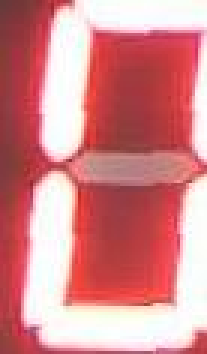
#> input picture digits/0/0_04_01_2024_12_49_16.jpeg, 69 x 118 px (shown 3 times larger); its folder holds only this picture in this run
$ jupyter execute Image_Preparation.ipynb
#> lines starting #> are read from the running program, lines starting #| are printed output that depends on the picture
# Image preparation

The original image size is 55x90 pixels with a color depth of 3 (RGB).
The below code can be used to transform the images in an input directory (Input_dir) to the right size (20x32 pixels) into an output directory (Output_dir). Inside the directory the pictures are stored in subdirectories according their labeling (0 ... 9).
Any other image converter can be used as well.

[cell 1]
import glob
import os
from PIL import Image

input_dir = r'../digits'
output_dir = 'digits_resized'

if not os.path.exists(output_dir):
    os.mkdir(output_dir)

target_size_x = 20
target_size_y = 32

[cell 2]
files = glob.glob(output_dir + '/*.jpg')
i = 0
for f in files:
    os.remove(f)
    i=i+1
print(str(i) + " files have been deleted.")

[cell 3]
files = glob.glob(input_dir + '/*/*.jpeg', recursive=True)
files = files + glob.glob(input_dir + '/*.png')
files = files + glob.glob(input_dir + '/*.bmp')
count = 0
for aktfile in files:
    count = count + 1
    if not count % 250:
        print(str(count) + " ...")
    test_image = Image.open(aktfile)
#> test_image is the input picture: PIL image 69x118 RGB; mean R, G, B 212.6, 135.5, 138.8
    test_image = test_image.convert('RGB')
    test_image = test_image.resize((target_size_x, target_size_y), Image.NEAREST)
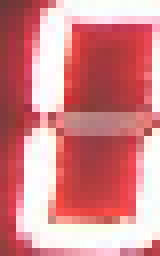
#> test_image: PIL image 20x32 RGB (shown 8 times larger); mean R, G, B 212.7, 134.9, 138.3
    base=os.path.basename(aktfile)
    base = os.path.splitext(base)[0] + ".jpg"
    save_name = output_dir + '/' + base
#    print("in: " + aktfile + "  -  out: " + save_name)
    test_image.save(save_name, "JPEG")
#> pass 2 of the loop `for aktfile in files:`:
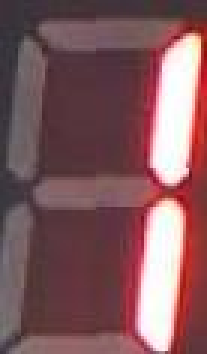
#> input picture digits/1/1_22_12_2023_13_14_14.jpeg, 69 x 118 px (shown 3 times larger)
#> test_image is the input picture: PIL image 69x118 RGB; mean R, G, B 129.3, 89.1, 93.7
#> `test_image = test_image.resize((target_size_x, target_size_y), Image.N..`:
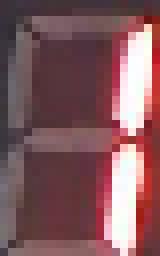
#> test_image: PIL image 20x32 RGB (shown 8 times larger); mean R, G, B 129.8, 89.6, 94.3
print(count)
